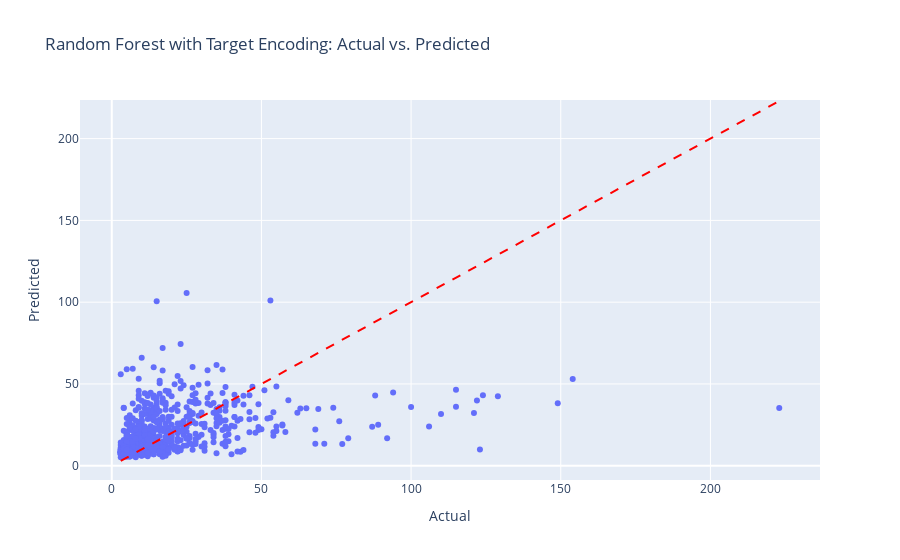

Source (notebook cell):
### Markdown cell above
## RandomForestRegression

### Code cell
model_rf = RandomForestRegressor(n_estimators=200, max_depth=50, random_state=42)
model_rf.fit(X_train_imputed, y_train)

# Evaluate the model on validation data
y_val_pred_rf = model_rf.predict(X_val_imputed)
rmse_val_rf = (root_mean_squared_error(y_val, y_val_pred_rf))
print(f"RMSE on Validation Set (RandomForest): {rmse_val_rf:.3f}")
plot_actual_vs_pred(y_val, y_val_pred_rf, "Random Forest with Target Encoding")

### Figure 1 — Plotly figure (JSON) as saved in the notebook; plotly's stock layout.template omitted (floating-point values rounded to 4 significant figures; data arrays with more than 128 entries replaced by an {"elided": "..."} marker saying what was removed)
{"data": [{"hovertemplate": "Actual=%{x}<br>Predicted=%{y}<extra></extra>", "legendgroup": "", "marker": {"color": "#636efa", "symbol": "circle"}, "mode": "markers", "name": "", "orientation": "v", "showlegend": false, "type": "scatter", "x": {"elided": "855 int values"}, "xaxis": "x", "y": {"elided": "855 float values"}, "yaxis": "y"}], "layout": {"legend": {"tracegroupgap": 0}, "shapes": [{"line": {"color": "Red", "dash": "dash"}, "type": "line", "x0": 3, "x1": 223, "y0": 3, "y1": 223}], "title": {"text": "Random Forest with Target Encoding: Actual vs. Predicted"}, "xaxis": {"anchor": "y", "domain": [0, 1], "title": {"text": "Actual"}}, "yaxis": {"anchor": "x", "domain": [0, 1], "title": {"text": "Predicted"}}}}
